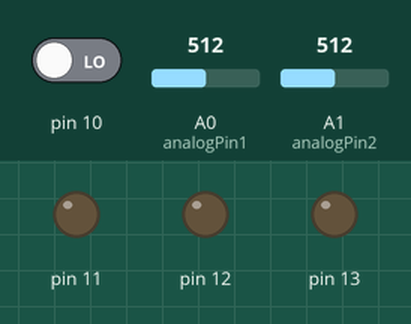
Simulated run of this sketch. Board: Arduino Uno, built with avr-gcc and run on an emulated ATmega328P. Parts: output pins drawn as LEDs (lit = HIGH). Dashed ring = blinking. Inputs (shaded band) come from the test bench; at power-on: A0 (analogPin1) = 512, A1 (analogPin2) = 512, pin 10 LOW. What the sketch prints to the serial monitor is not drawn.

Above: at 1.2 s.
1.3 s: A0 (analogPin1) set to 1009
2.8 s: A0 (analogPin1) set to 1023
At 4.1 s:
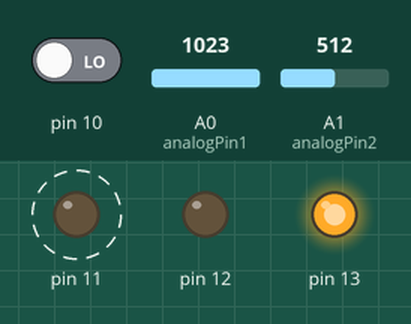
5.8 s: A1 (analogPin2) set to 1011
8.3 s: A1 (analogPin2) set to 1023
At 9.9 s:
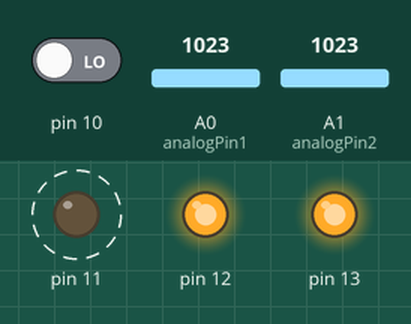
11.3 s: A0 (analogPin1) set to 900
At 13.7 s:
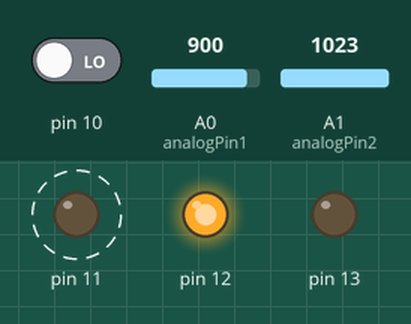
14.3 s: pin 10 driven HIGH
At 16.5 s:
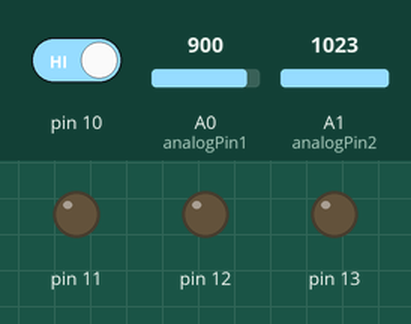
Timing chart, 0 to 17.5 s (numbered marks = the images above; inputs shaded):
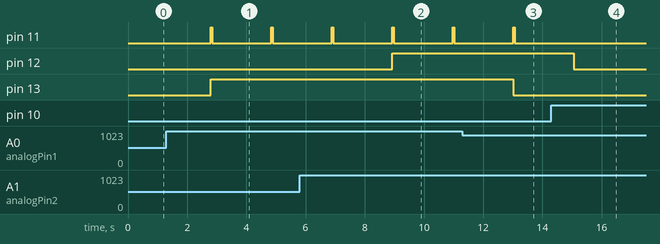

The sketch:

Fencing.ino
```cpp
int val = 0;

int analogPin1 = A0;
int analogPin2 = A1;
int mode = 0; // 0 epee, 1 foil, 2 sabre

void setup() {
  Serial.begin(9600);
  pinMode(13, OUTPUT);
  pinMode(12, OUTPUT);
  pinMode(11,OUTPUT);
  pinMode(10, INPUT);
}

void loop()
{
   if (mode == 0) //Epee
   {
    int val1 = analogRead(analogPin1); // hit detection Arithmatic
    int val2 = analogRead(analogPin2);
    float volt1 =  val1*(5.0/1023.0);
    float volt2 =  val2*(5.0/1023.0);

    if (volt1 == 5.0 || volt2 >= 4.5)
    {
      unsigned long timelock = (micros() + 40000); // set a time 40 milisecods after the first hit;

      digitalWrite(11, HIGH);

      while (micros() < timelock ) //lockout after 40 millis.
      {
        if (volt1 == 5.0)
        {
         digitalWrite(13, HIGH);
        }
        if (volt2 == 5.0)
        {
          digitalWrite(12, HIGH);
        }

        val1 = analogRead(analogPin1);
        val2 = analogRead(analogPin2);
        volt1 = val1*(5.0/1023.0);
        volt2 = val2*(5.0/1023.0);

        Serial.print(timelock - micros());
        Serial.print("\n");
      }
      digitalWrite(11, LOW);
      delay (2000);
    digitalWrite(13, LOW);
    digitalWrite(12, LOW);

    }
   }
   if (mode == 1) //Foil
         {

   }
   if (mode == 2) //Sabre
       {

   }

   if (digitalRead(10) == HIGH)
   {
      mode++;
      delay(1000);
   }
      if (mode > 2)
      {
        mode = 0;
      }

      Serial.print(mode);
}
```

Measured:
- the behaviour switches between 1022 and 1023 on A0 (analogPin1) (found by bisection; images 0 and 1)
- the behaviour switches between 1022 and 1023 on A1 (analogPin2) (found by bisection; images 1 and 2)
- after the input at 1.3 s, every drawn part: stays the same
- after the input at 2.8 s, pin 11: alternates HIGH for 0.04 s and LOW for 2.0 s, starting at once; pin 13: LOW → HIGH at once
- after the input at 8.3 s, pin 12: LOW → HIGH after 0.63 s
- after the input at 11.3 s, pin 13: HIGH → LOW after 1.7 s
- after the input at 14.3 s, pin 11: stops changing and stays LOW; pin 12: HIGH → LOW after 0.76 s
